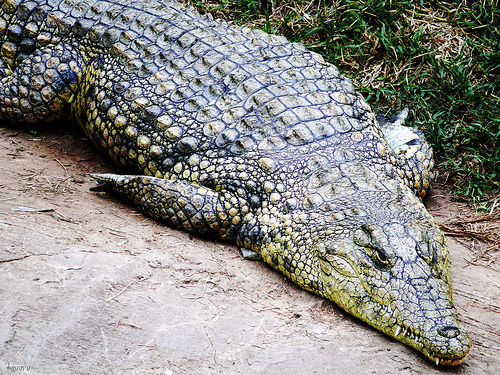
#> input picture data/train/African_crocodile/n01697457_10393.JPEG, 500 x 375 px, given in place of 0_100.jpg, which was not available
$ python ImageRetrieval.py
#> lines starting #> are read from the running program, lines starting #| are printed output that depends on the picture
import os
import numpy as np
from PIL import Image
import matplotlib.pyplot as plt
ROOT = 'data'
CLASS_NAME = sorted(list(os.listdir(f'{ROOT}/train')))


def read_image_from_path(path, size):
#> called with path = 'data/test/Orange_easy/0_100.jpg', size = (448, 448)
    im = Image.open(path).convert('RGB').resize(size)
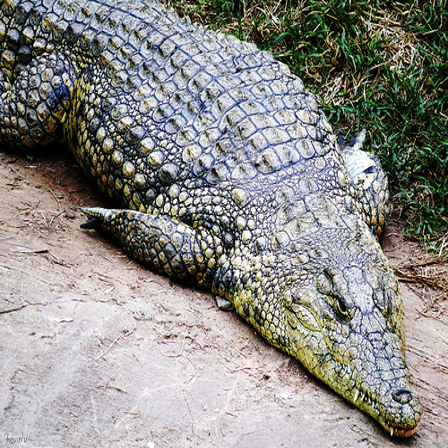
#> im: PIL image 448x448 RGB; mean R, G, B 141, 140.1, 135.9
    return np.array(im)


def folder_to_images(folder, size):
    list_dir = [folder + '/' + name for name in os.listdir(folder)]
    images_np = np.zeros(shape=(len(list_dir), *size, 3))
    images_path = []
    for i, path in enumerate(list_dir):
        images_np[i] = read_image_from_path(path, size)
        images_path.append(path)
    images_path = np.array(images_path)
    return images_np, images_path


def absolute_difference(query, data):
    axis_batch_size = tuple(range(1, len(data.shape)))
#> axis_batch_size = (1, 2, 3)
    return np.sum(np.abs(data - query), axis=axis_batch_size)


def get_l1_score(root_img_path, query_path, size):
    query = read_image_from_path(query_path, size)
    ls_path_score = []
    for folder in os.listdir(root_img_path):
        if folder in CLASS_NAME:
            path = root_img_path + folder
            images_np, images_path = folder_to_images(path, size)
            # mang numpy nhieu anh,paths
            rates = absolute_difference(query, images_np)
            ls_path_score.extend(list(zip(images_path, rates)))
#> pass 2 of the loop in get_l1_score, `for folder in os.listdir(root_img_path):`:
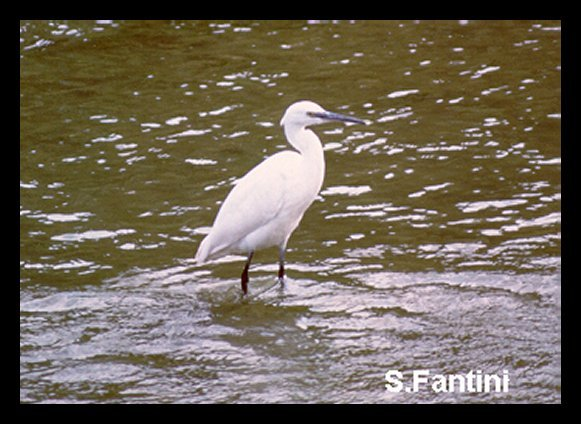
#> input picture data/train/American_egret/n02009912_1358.JPEG, 581 x 424 px
#> in read_image_from_path (call 5), `im = Image.open(path).convert('RGB').resize(size)`:
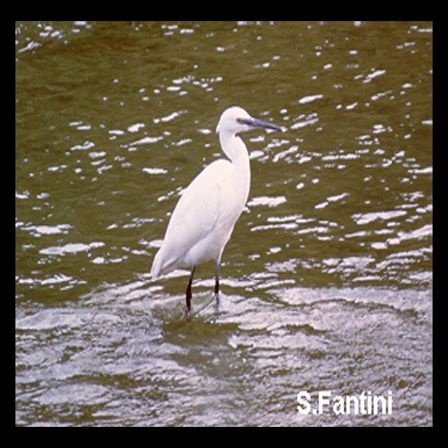
#> im: PIL image 448x448 RGB; mean R, G, B 108.6, 99, 84.2
    return query, ls_path_score


root_img_path = f"{ROOT}/train/"
query_path = f"{ROOT}/test/Orange_easy/0_100.jpg"
size = (448, 448)

print(query_path)

query, ls_path_score = get_l1_score(root_img_path, query_path, size)
#> (the run stopped early here; a loop or call above may not have finished)
